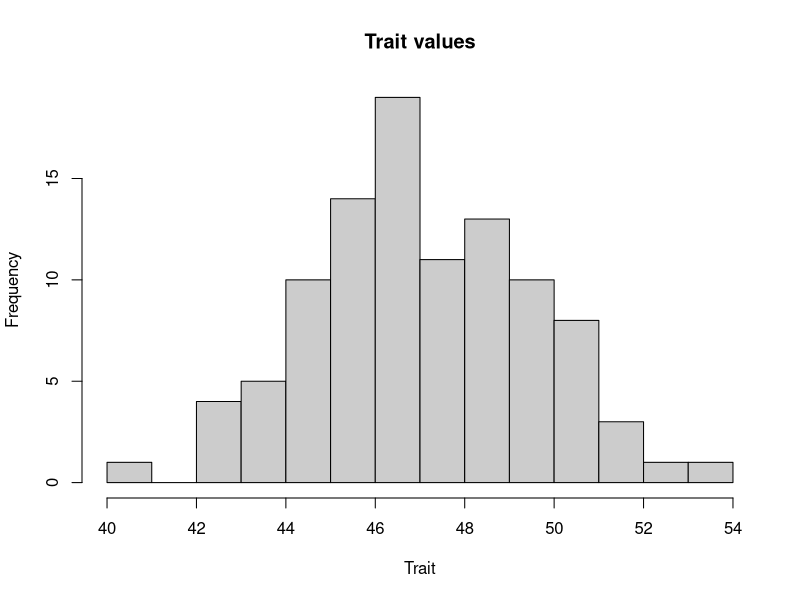

This chart was generated by the following R code:
## ---- chunk 1
set.seed(123)
baseline <- 35
n_genes <- 25
n_individuals <- 100

gene_on <- rbinom(n_individuals, size = n_genes, prob = 0.5)
trait_value <- baseline + gene_on

hist(trait_value, breaks = 12, col = "gray80", main = "Trait values", xlab = "Trait")
